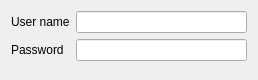
<?xml version="1.0" encoding="UTF-8"?>
<ui version="4.0">
 <class>CredentialsWidget</class>
 <widget class="QWidget" name="CredentialsWidget">
  <property name="geometry">
   <rect>
    <x>0</x>
    <y>0</y>
    <width>258</width>
    <height>80</height>
   </rect>
  </property>
  <layout class="QFormLayout" name="formLayout">
   <item row="0" column="0">
    <widget class="QLabel" name="userNameLabel">
     <property name="text">
      <string>User name</string>
     </property>
    </widget>
   </item>
   <item row="0" column="1">
    <widget class="KLineEdit" name="userNameEdit"/>
   </item>
   <item row="1" column="0">
    <widget class="QLabel" name="passwordLabel">
     <property name="text">
      <string>Password</string>
     </property>
    </widget>
   </item>
   <item row="1" column="1">
    <widget class="KLineEdit" name="passwordEdit">
     <property name="urlDropsEnabled">
      <bool>false</bool>
     </property>
     <property name="passwordMode">
      <bool>true</bool>
     </property>
    </widget>
   </item>
  </layout>
 </widget>
 <customwidgets>
  <customwidget>
   <class>KLineEdit</class>
   <extends>QLineEdit</extends>
   <header>klineedit.h</header>
  </customwidget>
 </customwidgets>
 <resources/>
 <connections/>
</ui>
